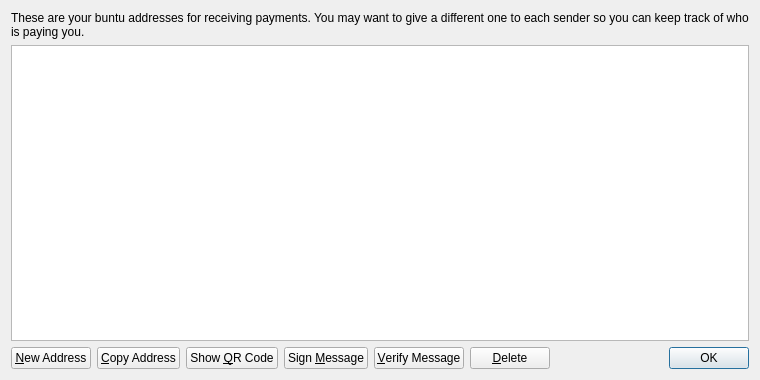
<?xml version="1.0" encoding="UTF-8"?>
<ui version="4.0">
 <class>AddressBookPage</class>
 <widget class="QWidget" name="AddressBookPage">
  <property name="geometry">
   <rect>
    <x>0</x>
    <y>0</y>
    <width>760</width>
    <height>380</height>
   </rect>
  </property>
  <property name="windowTitle">
   <string>Address Book</string>
  </property>
  <layout class="QVBoxLayout" name="verticalLayout">
   <item>
    <widget class="QLabel" name="labelExplanation">
     <property name="text">
      <string>These are your buntu addresses for receiving payments. You may want to give a different one to each sender so you can keep track of who is paying you.</string>
     </property>
     <property name="textFormat">
      <enum>Qt::PlainText</enum>
     </property>
     <property name="wordWrap">
      <bool>true</bool>
     </property>
    </widget>
   </item>
   <item>
    <widget class="QTableView" name="tableView">
     <property name="contextMenuPolicy">
      <enum>Qt::CustomContextMenu</enum>
     </property>
     <property name="toolTip">
      <string>Double-click to edit address or label</string>
     </property>
     <property name="tabKeyNavigation">
      <bool>false</bool>
     </property>
     <property name="selectionMode">
      <enum>QAbstractItemView::SingleSelection</enum>
     </property>
     <property name="selectionBehavior">
      <enum>QAbstractItemView::SelectRows</enum>
     </property>
     <property name="sortingEnabled">
      <bool>true</bool>
     </property>
     <attribute name="verticalHeaderVisible">
      <bool>false</bool>
     </attribute>
    </widget>
   </item>
   <item>
    <layout class="QHBoxLayout" name="horizontalLayout">
     <item>
      <widget class="QPushButton" name="newAddressButton">
       <property name="toolTip">
        <string>Create a new address</string>
       </property>
       <property name="text">
        <string>&amp;New Address</string>
       </property>
      </widget>
     </item>
     <item>
      <widget class="QPushButton" name="copyToClipboard">
       <property name="toolTip">
        <string>Copy the currently selected address to the system clipboard</string>
       </property>
       <property name="text">
        <string>&amp;Copy Address</string>
       </property>
      </widget>
     </item>
     <item>
      <widget class="QPushButton" name="showQRCode">
       <property name="text">
        <string>Show &amp;QR Code</string>
       </property>
      </widget>
     </item>
     <item>
      <widget class="QPushButton" name="signMessage">
       <property name="toolTip">
        <string>Sign a message to prove you own a buntu address</string>
       </property>
       <property name="text">
        <string>Sign &amp;Message</string>
       </property>
      </widget>
     </item>
     <item>
      <widget class="QPushButton" name="verifyMessage">
       <property name="toolTip">
        <string>Verify a message to ensure it was signed with a specified buntu address</string>
       </property>
       <property name="text">
        <string>&amp;Verify Message</string>
       </property>
      </widget>
     </item>
     <item>
      <widget class="QPushButton" name="deleteButton">
       <property name="toolTip">
        <string>Delete the currently selected address from the list</string>
       </property>
       <property name="text">
        <string>&amp;Delete</string>
       </property>
      </widget>
     </item>
     <item>
      <spacer name="horizontalSpacer">
       <property name="orientation">
        <enum>Qt::Horizontal</enum>
       </property>
       <property name="sizeHint" stdset="0">
        <size>
         <width>40</width>
         <height>20</height>
        </size>
       </property>
      </spacer>
     </item>
     <item>
      <widget class="QDialogButtonBox" name="buttonBox">
       <property name="sizePolicy">
        <sizepolicy hsizetype="Maximum" vsizetype="Fixed">
         <horstretch>0</horstretch>
         <verstretch>0</verstretch>
        </sizepolicy>
       </property>
       <property name="standardButtons">
        <set>QDialogButtonBox::Ok</set>
       </property>
      </widget>
     </item>
    </layout>
   </item>
  </layout>
 </widget>
 <resources>
  <include location="../bitcoin.qrc"/>
 </resources>
 <connections/>
</ui>
